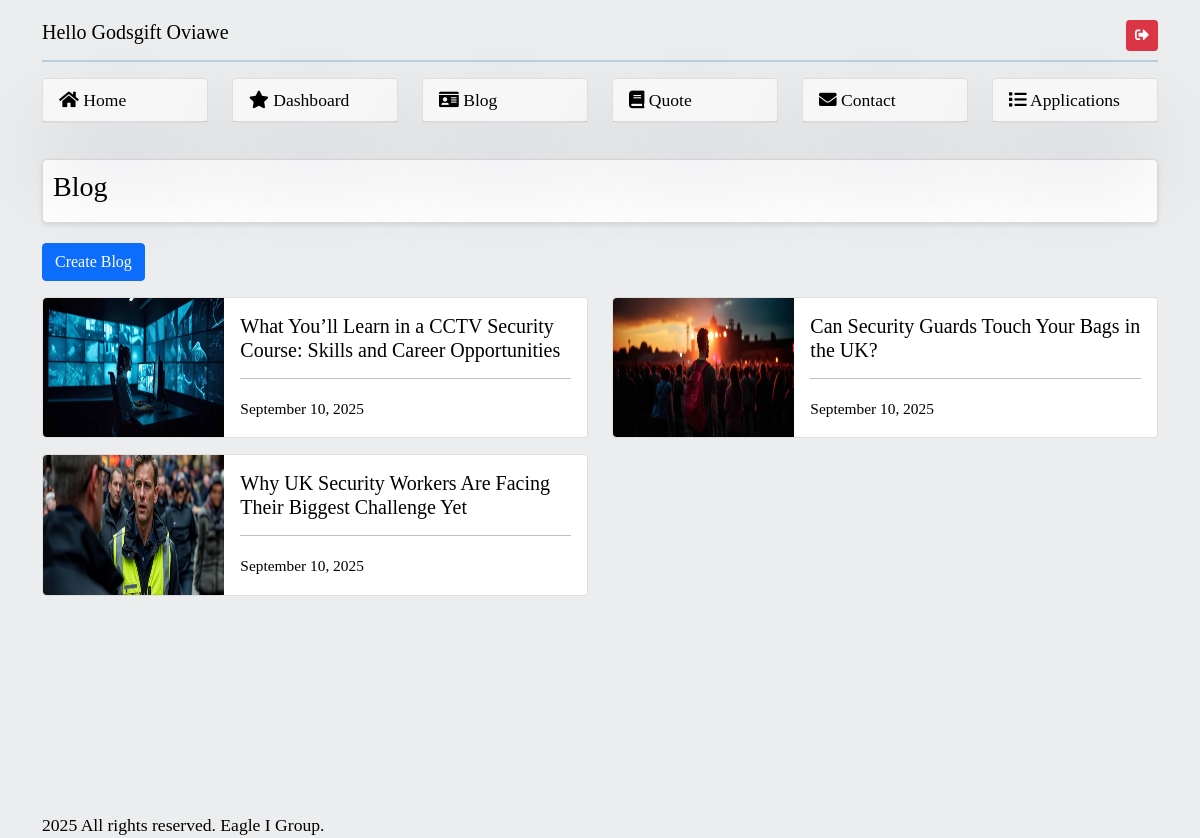
/sc/admin/blog.php (signed in), run on the app's committed database.
### tables this page shows
CREATE TABLE `articles` (
  `userId` int(11) NOT NULL,
  `title` varchar(500) DEFAULT NULL,
  `bloger` varchar(500) DEFAULT NULL,
  `xu874Iu` varchar(500) DEFAULT NULL,
  `specialId` varchar(500) DEFAULT NULL,
  `article` text NOT NULL,
  `image_path` varchar(500) NOT NULL,
  `dateTime` timestamp NOT NULL DEFAULT current_timestamp() ON UPDATE current_timestamp()
);

### sc/admin/blog.php (the view, shortened to what this page needs)
<?php require_once 'header.php'; ?>
<div id="session-container">
    <h3>Blog</h3>
</div>
<a href="./create-blog" class="text-decoration-none text-end btn btn-primary btn-block flex justify-right items-end">Create Blog</a>
<div class="row text-decoration-none mt-3 mb-3">
    <?php
    $sql = "SELECT * FROM articles ORDER BY userId DESC";
    $result = $conn->query($sql);
    if ($result->num_rows > 0) {
        while ($row = $result->fetch_assoc()) {
            $varDateUploaded = $row["dateTime"];
            $formattedDate = date("F j, Y", strtotime($varDateUploaded));
    ?>
            <div class="col-md-6 col-xl-6 col-sm-6 col-lg-6">
                <a class="text-decoration-none" href="../view-blog?xu874Iu=<?= htmlspecialchars($row["xu874Iu"]); ?>">
                    <div class="card mb-3">
                        <div class="row g-0" style="height: auto; color: black;">
                            <div class="col-md-4">
                                <img src="./<?= htmlspecialchars($row["image_path"]); ?>" class="img-fluid rounded-start w-100 h-100" alt="Blog pictures">
                            </div>
                            <div class="col-md-8">
                                <div class="card-body">
                                    <h5 class="card-title"><?= htmlspecialchars($row["title"]); ?></h5>
                                    <hr>
                                    <p class="card-text"><small class="text-body-secondary"><?= $formattedDate; ?></small></p>
                                </div>
                            </div>
                        </div>
                    </div>
                </a>
            </div>
    <?php
        }
    } else {
        echo "0 results";
    }
    ?>
</div>
<?php require_once 'footer.php'; ?>

### sc/assets/css/style.css (style rules this page uses)
body { font-size: 1.1em; font-weight: 400; overflow-x: hidden; font-family: 'Georgia', serif; background-color: rgba(72, 84, 96,.1); color: #f0f0f0; margin: 0; padding: 0; }
#session-container { overflow-x: auto; max-width: 100%; margin-bottom: 20px; background-color: #fff; color: #000; padding: 10px; border-radius: 5px; box-shadow: 0 2px 4px rgba(0, 0, 0, 0.1); border: 1px solid #ddd; margin: 20px auto; }

### sc/css/style.css (style rules this page uses)
:root { --primary: #273c75; --secondary: #9B9B9B; --light: #F5F5F5; --dark: #161616; }
.btn { font-weight: 500; transition: .5s; }
.btn.btn-primary { color: #FFFFFF; }

### sc/admin/header.php (style rules this page uses)
html, body { color: #000; }

### data on the page
articles: image_path (picture), title "What You’ll Learn in a CCTV Security Course: Skills and Career Opportunities", dateTime "September 10, 2025"
articles: image_path (picture), title "Can Security Guards Touch Your Bags in the UK?", dateTime "September 10, 2025"
articles: image_path (picture), title "Why UK Security Workers Are Facing Their Biggest Challenge Yet", dateTime "September 10, 2025"

### other printed values
$_SESSION['usr_username'] "Godsgift Oviawe"
